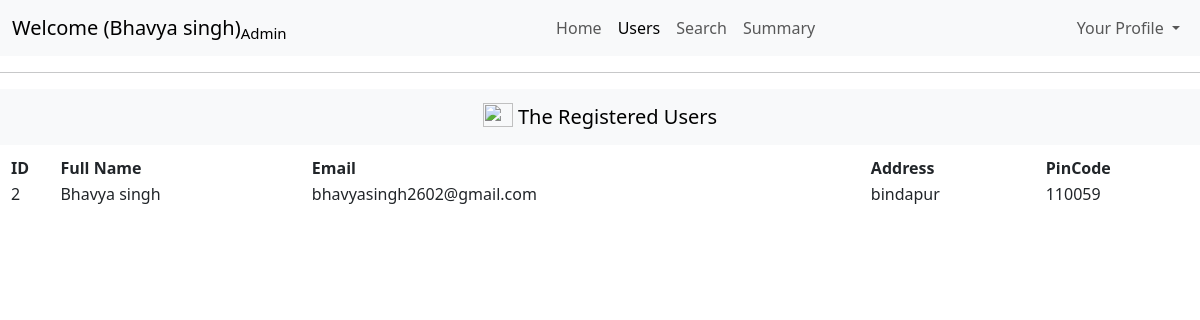
The page /admin/dashboard/users (signed in) on the database as committed earlier.
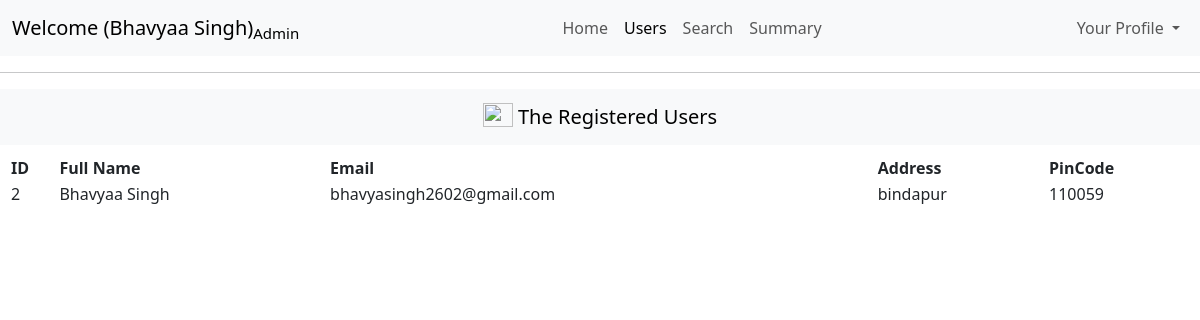
The same page on the database as committed later.
### models/models.py (models this page shows)
class User(db.Model):
    id= db.Column(db.Integer(),primary_key=True)
    fullname = db.Column(db.String(50),nullable = False)
    email = db.Column(db.String(50),unique = True,nullable = False)
    password = db.Column(db.String(),nullable= False)
    address = db.Column(db.String(200),nullable=False)
    pincode = db.Column(db.Integer(),nullable= False)
    role = db.Column(db.String(10),nullable=False)
    status=db.Column(db.Integer(),nullable=False)

### controllers/controllers.py (the view)
@controllers.route("/admin/dashboard/users", methods=['GET','POST'])
def userDetails():
    status = session.get("status")
    if status is not None and int(status) > 0:
        getuser = User.query.filter_by(role="user")
        for i in getuser:
            print(i.pincode)
        print("executed")
        return render_template("userDetails.html",getuser=getuser)
    else:
        return redirect("/login")

### templates/userDetails.html (shortened to what this page needs)
<!DOCTYPE html>
<html lang="en">
<head>
    <link href="https://cdn.jsdelivr.net/npm/bootstrap@5.3.7/dist/css/bootstrap.min.css" rel="stylesheet">
</head>
<body>
    <nav class="navbar navbar-expand-lg bg-body-tertiary">
  <div class="container-fluid">
    <a class="navbar-brand " href="#">Welcome ({{session['fullname']}})<sub>Admin</sub></a>
    <div class="collapse navbar-collapse" id="navbarNavDropdown">
      <ul class="navbar-nav ms-auto">
        <li class="nav-item">
          <a class="nav-link " aria-current="page" href="/admin/dashboard">Home</a>
        </li>
        <li class="nav-item">
          <a class="nav-link active" href="#">Users</a>
        </li>
        <li class="nav-item">
          <a class="nav-link" href="/admin/dashboard/search">Search</a>
        </li>
        <li class="nav-item">
          <a class="nav-link" href="/admin/dashboard/summary">Summary</a>
        </li>
    </ul>
    <ul class="navbar-nav ms-auto">
        <li class="nav-item dropdown">
          <a class="nav-link dropdown-toggle" href="#" role="button" data-bs-toggle="dropdown" aria-expanded="false">
            Your Profile
          </a>
        </li>
      </ul>
    </div>
  </div>
</nav>
<hr>
<nav class="navbar bg-body-tertiary">
  <div class="container-fluid text-center">
    <a class="navbar-brand mx-auto " href="#">
      <img src="https://images.pexels.com/photos/1528375/pexels-photo-1528375.jpeg?_gl=1*18akve4*_ga*MTQyOTczMDU2MS4xNzUzMzU4OTQw*_ga_8JE65Q40S6*czE3NTMzNTg5MzkkbzEkZzEkdDE3NTMzNTg5NTckajQyJGwwJGgw" width="30" height="24" class="d-inline-block align-text-top" style="align-content: center;">
        The Registered Users
    </a>
 </div>
</nav>
<table style="width: 100%; margin: 10px;">
  <tr>
    <th>ID</th>
    <th>Full Name</th>
    <th>Email</th>
    <th>Address</th>
    <th>PinCode</th>
  </tr>
  {% for x in getuser%}
  <tr>
    <td>{{x.id}}</td>
    <td>{{x.fullname}}</td>
    <td>{{x.email}}</td>
    <td>{{x.address}}</td>
    <td>{{x.pincode}}</td>
  </tr>
    {% endfor %}
</table>
</body>
</html>

Rows that differ between the two databases and show on the page:
changed User "bhavyasingh2602@gmail.com": fullname "Bhavya singh" → "Bhavyaa Singh"
